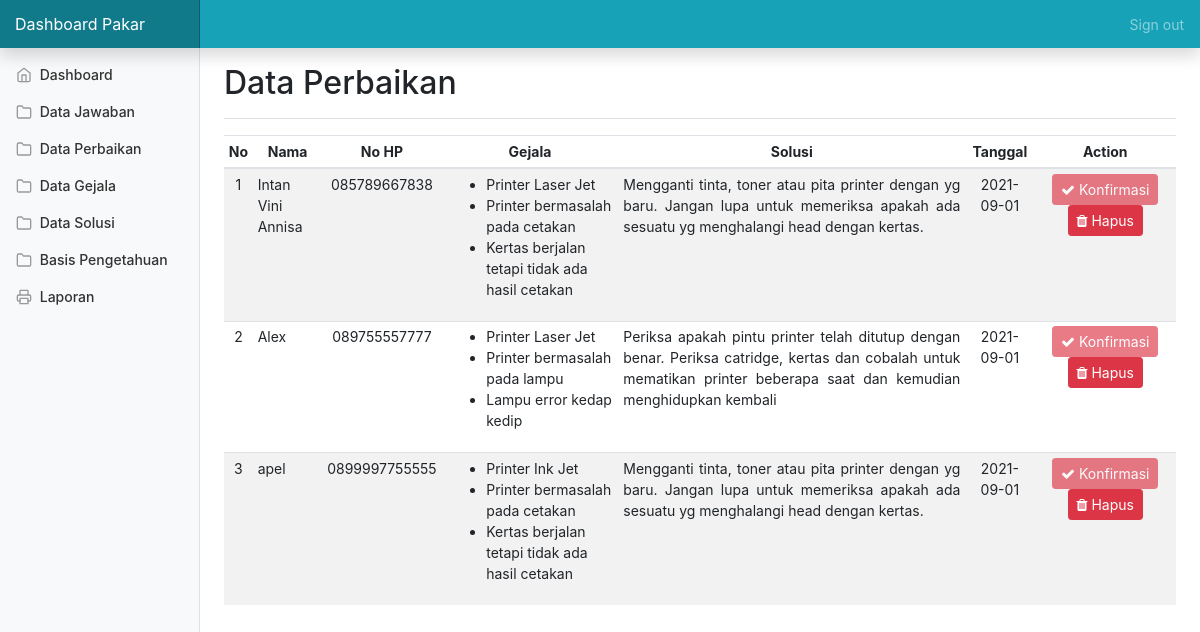
/pakar-perbaikan.php (signed in), run on the app's committed database.
### tables this page shows
CREATE TABLE `tb_perbaikan` (
  `id` int(11) NOT NULL,
  `kode_perbaikan` varchar(10) NOT NULL,
  `nama` varchar(100) NOT NULL,
  `nohp` varchar(13) NOT NULL,
  `gejala` varchar(200) NOT NULL,
  `solusi` varchar(200) NOT NULL,
  `tgl` date NOT NULL
);

### pakar-perbaikan.php (the view, shortened to what this page needs)
<?php
if(!isset($_SESSION['admin'])==1)
  {
header("location:loginpakar.php");
}
else{
 ?>
<!doctype html>
<html lang="en">
  <head>
    <link href="https://getbootstrap.com/docs/4.1/dist/css/bootstrap.min.css" rel="stylesheet">
    <link href="css/dashboard.css" rel="stylesheet">
    <link rel="stylesheet" href="https://cdnjs.cloudflare.com/ajax/libs/font-awesome/4.7.0/css/font-awesome.min.css">
  </head>
  <body>
    <nav class="navbar navbar-dark fixed-top bg-info flex-md-nowrap p-0 shadow">
      <a class="navbar-brand col-sm-3 col-md-2 mr-0" href="#">Dashboard Pakar</a>
      <ul class="navbar-nav px-3">
        <li class="nav-item text-nowrap">
          <a class="nav-link" href="proseslogout.php">Sign out</a>
        </li>
      </ul>
    </nav>
    <div class="container-fluid">
      <div class="row">
        <?php include 'pakar-sidebar.php';?>
        <main role="main" class="col-md-9 ml-sm-auto col-lg-10 px-4">
          <div class="d-flex justify-content-between flex-wrap flex-md-nowrap align-items-center pt-3 pb-2 mb-3 border-bottom">
            <h1 class="h2">Data Perbaikan</h1>
          </div>
          <div class="table-responsive">
            <table class="table table-striped table-sm" style="text-align: center;" >
              <thead>
                <tr>
                  <th>No</th>
                  <th>Nama</th>
                  <th>No HP</th>
                  <th>Gejala</th>
                  <th>Solusi</th>
                  <th>Tanggal</th>
                  <th colspan="2">Action</th>
                </tr>
              </thead>
              <tbody>
                <?php
                  $no=0;
                  $sql = "SELECT * from tb_perbaikan GROUP BY kode_perbaikan ASC";
                  $data = mysqli_query($connect,$sql);
                  while ($row = mysqli_fetch_assoc($data)) {
                    $no++;?>
                    <tr>
                    <td> <?php echo $no ?></td>
                    <td style="text-align: left;"><?php echo $row['nama'] ?></td>
                    <td><?php echo $row['nohp']?></td>
                    <td style="text-align: left;">
                        <ul>
                          <?php
                        $kp = $row['kode_perbaikan'];
                        $s = "SELECT *
                          FROM tb_perbaikan
                          WHERE kode_perbaikan = '$kp'
                          ";
                        $d = mysqli_query($connect,$s);
                        while ($r = mysqli_fetch_assoc($d)) {
                          echo "<li>".$r['gejala'] ."</li>";
                        }
                        ?>
                        </ul>
                    </td>
                    <td style="text-align: justify;">
                      <?php echo $row['solusi'] ?>
                    </td>
                    <td><?php echo $row['tgl'] ?></td>
                    <?php
                    if ($row['tgl'] == date("Y-m-d")){
                      $disabled = 'disabled';
                    }else{
                      $disabled='';
                    }
                    ?>
                    <td>
                      <form action="konfirmasi.php?id='<?php echo $row["kode_perbaikan"]?>'" method="POST" class="d-inline mx-1">
                        <button type='submit' class='btn btn-sm btn-danger' <?php echo $disabled;?>><i class='fa fa-check'></i> Konfirmasi
                      </form>
                      <form action="hapus_perbaikan.php?id='<?php echo $row['kode_perbaikan']?>'" method="POST" class="d-inline">
                        <button type='submit' class='btn btn-sm btn-danger d-inline-block' onclick="return confirm('Apakah yakin ingin menghapus kolom ini?')"><i class='fa fa-trash'></i> Hapus
                      </form>
                      </td>
                    <?php
                  }
                  ?>
                </tr>
              </tbody>
            </table>
          </main>
        </div>
      </div>
  </body>
</html>
<?php }?>

### css/dashboard.css (style rules this page uses)
body { font-size: .875rem; }
[role="main"] { padding-top: 48px; }
.navbar-brand { padding-top: .75rem; padding-bottom: .75rem; font-size: 1rem; background-color: rgba(0, 0, 0, .25); box-shadow: inset -1px 0 0 rgba(0, 0, 0, .25); }

### data on the page
tb_perbaikan: nama "Intan Vini Annisa", nohp "085789667838", gejala "Printer Laser Jet", solusi "Mengganti tinta, toner atau pita printer dengan yg baru. Jangan lupa untuk memeriksa apakah ada sesuatu yg menghalangi head dengan kertas.", tgl "2021-09-01"
tb_perbaikan: gejala "Printer bermasalah pada cetakan"
tb_perbaikan: gejala "Kertas berjalan tetapi tidak ada hasil cetakan"
tb_perbaikan: nama "Alex", nohp "089755557777", gejala "Printer Laser Jet", solusi "Periksa apakah pintu printer telah ditutup dengan benar. Periksa catridge, kertas dan cobalah untuk mematikan printer beberapa saat dan kemudian menghidupkan kembali", tgl "2021-09-01"
tb_perbaikan: gejala "Printer bermasalah pada lampu"
tb_perbaikan: gejala "Lampu error kedap kedip"
tb_perbaikan: nama "apel", nohp "0899997755555", gejala "Printer Ink Jet", solusi "Mengganti tinta, toner atau pita printer dengan yg baru. Jangan lupa untuk memeriksa apakah ada sesuatu yg menghalangi head dengan kertas.", tgl "2021-09-01"
tb_perbaikan: gejala "Printer bermasalah pada cetakan"
tb_perbaikan: gejala "Kertas berjalan tetapi tidak ada hasil cetakan"
